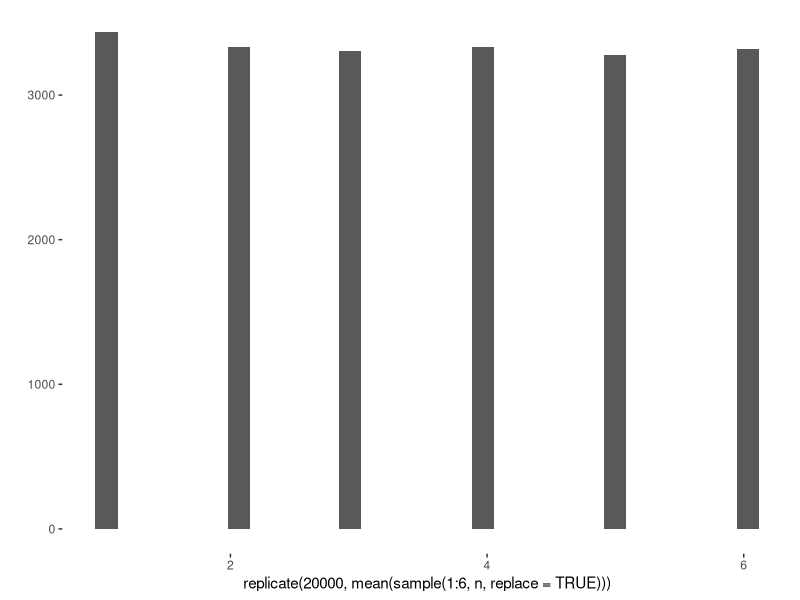
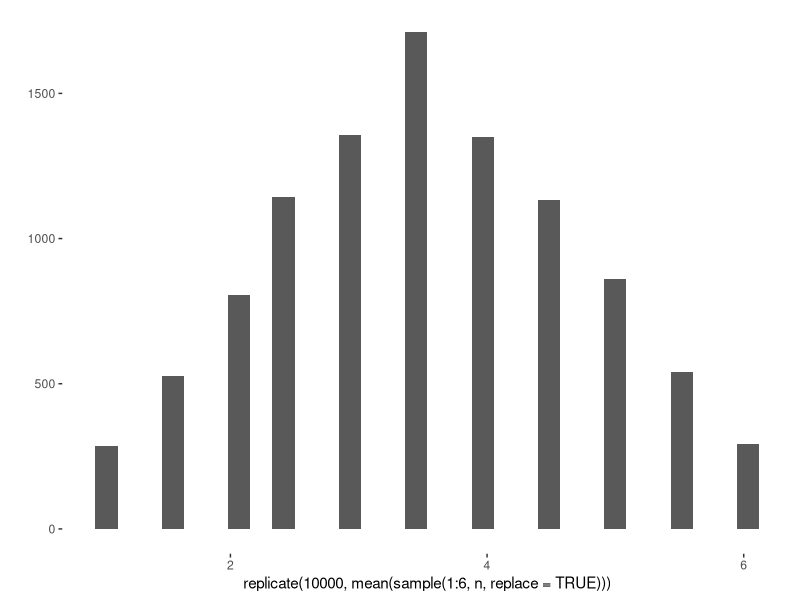
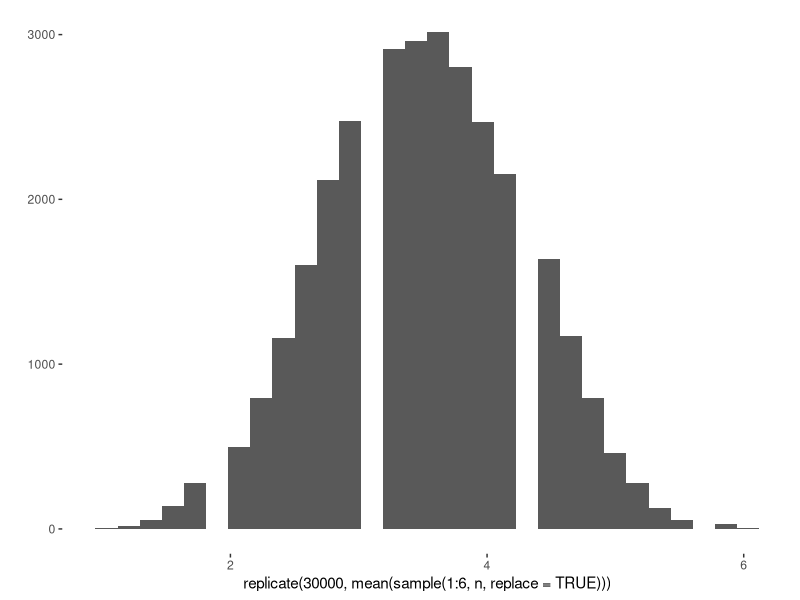
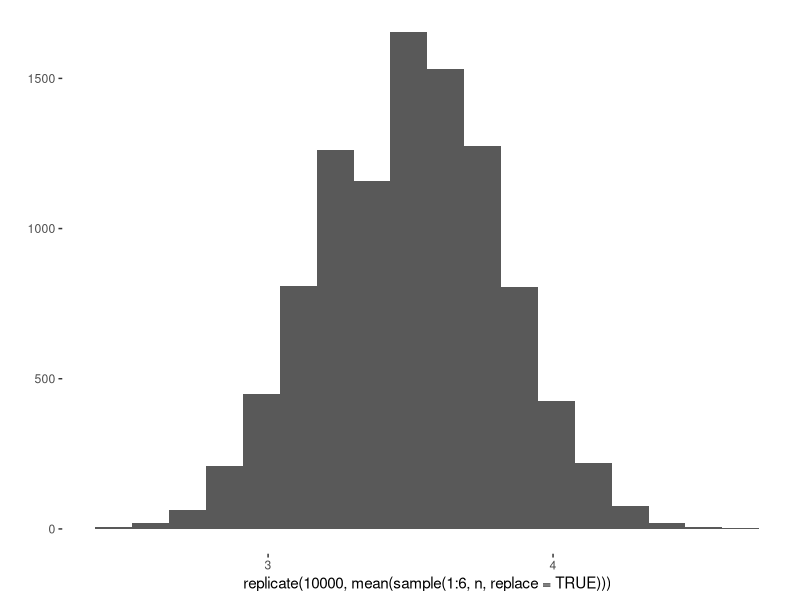

Write the R code that produced these figures, in order.
## ---- chunk 1

#---------- RSTUDIO STARTER V 2.0  --------------#
#                    -Prepared with care by  AM ;D
                
                                                                          
knitr::opts_chunk$set(echo = TRUE, 
                      message = FALSE, 
                      warning = FALSE)      
library(tidyverse)                
library(ggthemes)                    

theme_set(theme_tufte() +                                     
  theme(text=element_text(family="sans")))  

#------------------------------------------------#
## ---- chunk 2
mean(sample(1:6, 1000, replace = TRUE))
## ---- chunk 3
n=1
qplot(replicate(20000, mean(sample(1:6, n, replace=TRUE))))
## ---- chunk 4
n=2
qplot(replicate(10000, mean(sample(1:6, n, replace=TRUE))))
## ---- chunk 5
n=5
qplot(replicate(30000, mean(sample(1:6, n, replace=TRUE))),bins=30)
## ---- chunk 6
n=30
qplot(replicate(10000, mean(sample(1:6, n, replace=TRUE))),bins=18)
## ---- chunk 7
(70-69)/2.7
## ---- chunk 8
1-0.6443
## ---- chunk 9
1-.9115
## ---- chunk 10
(70-69)/( 2.7/sqrt(30) )
## ---- chunk 11
1-.9788
## ---- chunk 12
-1.04*(500/sqrt(60))+10000
## ---- chunk 13
1.04*(500/sqrt(60))+10000
## ---- chunk 14
(19-18)/(2.5/sqrt(5))
## ---- chunk 15
1-.8133
## ---- chunk 16
100*.19
## ---- chunk 17
100*(1-.19)
## ---- chunk 18
(.25 - .19)/sqrt( .19 * (1-.19) / 100 )
## ---- chunk 19
1-.9370
## ---- chunk 20
60*.77
## ---- chunk 21
60*(1-.77)
## ---- chunk 22
(.5 - .77)/sqrt( .77 * (1-.77) / 60)
